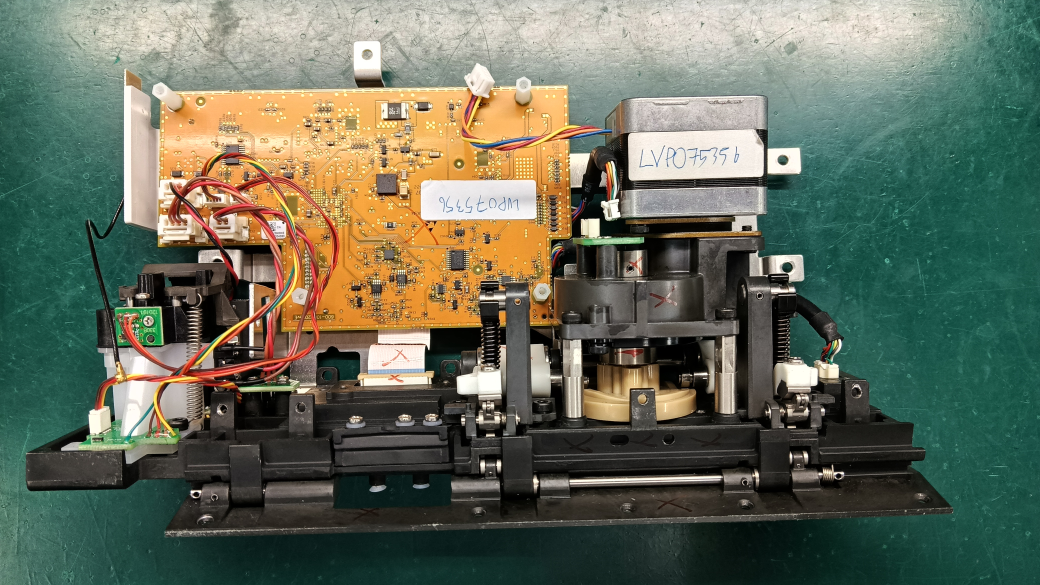
#> input picture IMG20251010152443.jpg, 4160 x 2340 px, found by its file name (shown at 1/4 size)
$ python test_one-template2_draw_ROI.py
#> lines starting #> are read from the running program, lines starting #| are printed output that depends on the picture
import cv2
import time

# ======= โหลดภาพ =======
image_path = r"D:\255441\Project 2025\1.Process Activity\IMG20251010152443.jpg"
template_path = r"D:\255441\Project 2025\1.Process Activity\IMG20251010152443.jpg"

img = cv2.imread(image_path)
#> img is the input picture: shape (2340, 4160, 3); mean B, G, R 91.7, 108.6, 101.5
template_img = cv2.imread(template_path)

if img is None or template_img is None:
    print("❌ ไม่พบไฟล์รูป")
    exit()

# ======= Resize สำหรับ display =======
def resize_for_display(image, max_size=(1280,720)):
#> called with max_size = (1280, 720)
    h, w = image.shape[:2]
#> h = 2340; w = 4160
    scale = min(max_size[0]/w, max_size[1]/h, 1.0)
#> scale = 0.308
    return cv2.resize(image, (int(w*scale), int(h*scale))), scale

img_display, scale_scene = resize_for_display(img)
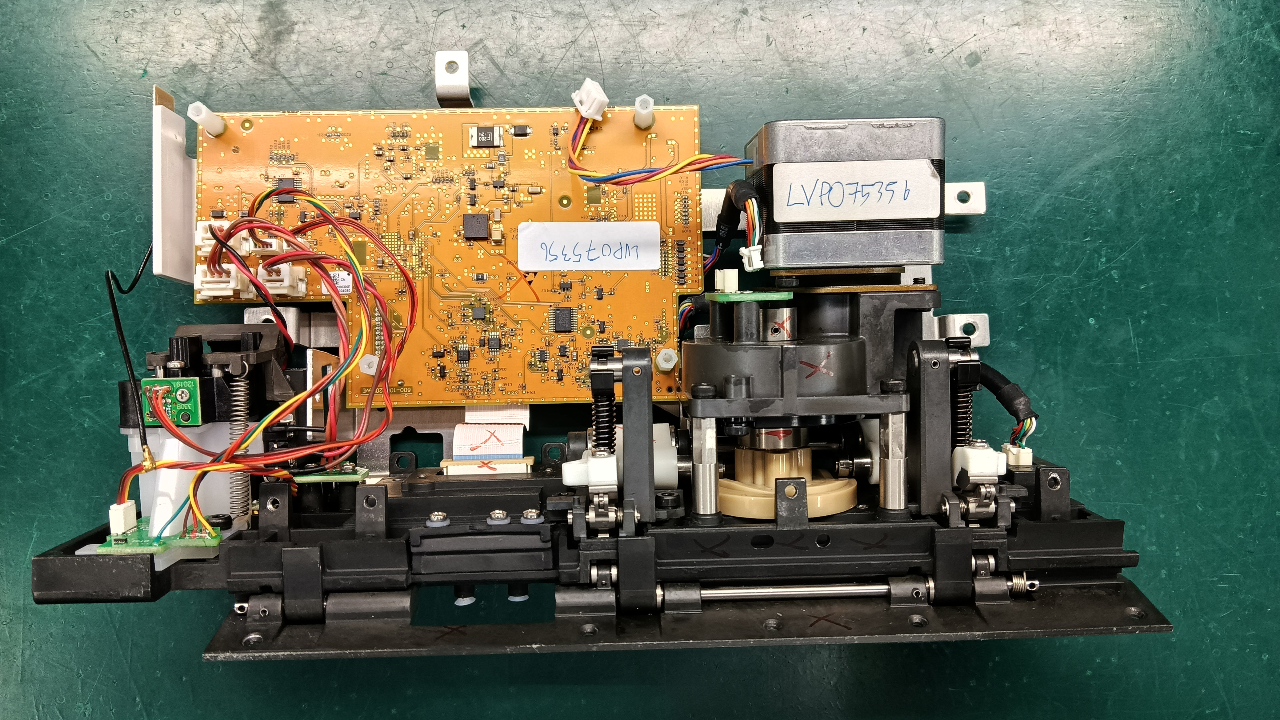
#> img_display: shape (720, 1280, 3); mean B, G, R 91.6, 108.5, 101.4
#> scale_scene = 0.308
template_display, scale_template = resize_for_display(template_img)
#> scale_template = 0.308

# ======= เลือก ROI ของ scene =======
print("➡️ เลือก ROI บน scene (ลากกรอบแล้ว Enter)")
#> (the run stopped early here; a loop or call above may not have finished)
